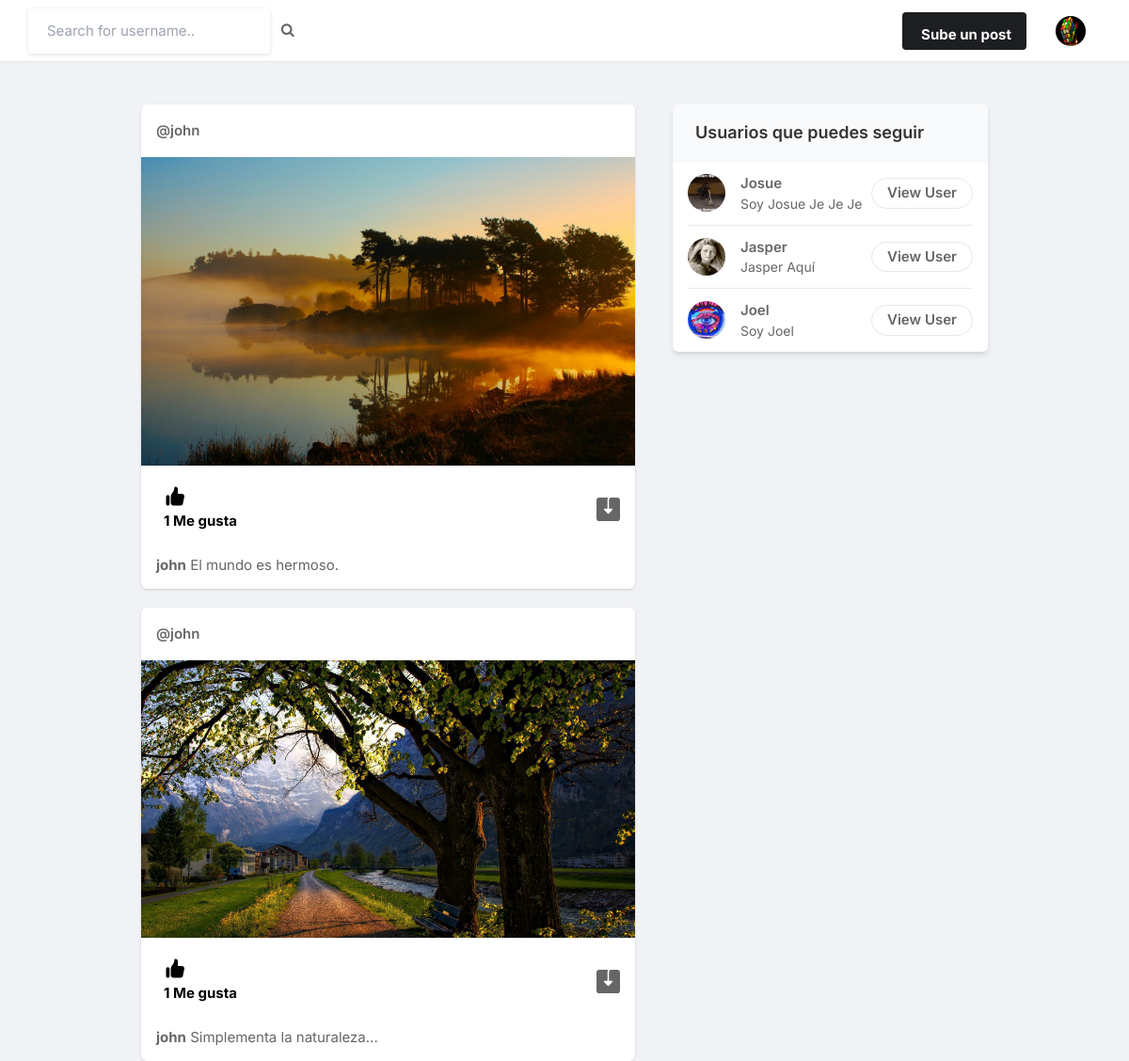
Screenshot of / (signed in) with the database file from the repository.
### core/models.py (models this page shows, shortened)
class Profile(models.Model):
    user = models.ForeignKey(User, on_delete=models.CASCADE)
    id_user = models.IntegerField()
    bio = models.TextField(blank=True)
    profileimg = models.ImageField(upload_to='profile_images', default='blank-profile-picture.png')
    location = models.CharField(max_length=100, blank=True)

class Post(models.Model):
    id = models.UUIDField(primary_key=True, default=uuid.uuid4)
    user = models.CharField(max_length=100)
    image = models.ImageField(upload_to='post_images')
    caption = models.TextField()
    created_at = models.DateTimeField(default=datetime.now)
    no_of_likes = models.IntegerField(default=0)

### core/views.py (the view)
# urls.py: path('', views.index, name='index'),
@login_required(login_url='signin')
def index(request):
    user_object = User.objects.get(username=request.user.username)
    try:
        user_profile = Profile.objects.get(user=user_object)
    except Profile.DoesNotExist:
        user_profile = None
    user_following_list = []
    feed = []
    user_following = FollowersCount.objects.filter(
        follower=request.user.username)
    for users in user_following:
        user_following_list.append(users.user)
    for usernames in user_following_list:
        feed_lists = Post.objects.filter(user=usernames)
        feed.append(feed_lists)
    feed_list = list(chain(*feed))
    all_users = User.objects.all()
    user_following_all = []
    for user in user_following:
        user_list = User.objects.get(username=user.user)
        user_following_all.append(user_list)
    new_suggestions_list = [x for x in list(
        all_users) if (x not in list(user_following_all))]
    current_user = User.objects.filter(username=request.user.username)
    final_suggestions_list = [x for x in list(
        new_suggestions_list) if (x not in list(current_user))]
    random.shuffle(final_suggestions_list)
    username_profile = []
    username_profile_list = []
    for users in final_suggestions_list:
        username_profile.append(users.id)
    for ids in username_profile:
        profile_lists = Profile.objects.filter(id_user=ids)
        username_profile_list.append(profile_lists)
    suggestions_username_profile_list = list(chain(*username_profile_list))
    return render(request, 'index.html', {
        'user_profile': user_profile,
        'posts': feed_list,
        'suggestions_username_profile_list': suggestions_username_profile_list[:4]
    })

### templates/index.html (shortened to what this page needs)
{% load static %}
<!DOCTYPE html>
<html lang="en">
<head>
    <link rel="stylesheet" href="{% static 'assets/css/icons.css' %}">
    <link rel="stylesheet" href="{% static 'assets/css/uikit.css' %}">
    <link rel="stylesheet" href="{% static 'assets/css/style.css' %}">
    <link rel="stylesheet" href="{% static 'assets/css/tailwind.css' %}">
    <link rel="stylesheet" href="https://cdnjs.cloudflare.com/ajax/libs/font-awesome/4.7.0/css/font-awesome.min.css">
</head>
<body>
    <header>
        <div class="header_inner">
            <form action="/search" method="POST">
                <div class="left-side">
                    <input type="text" name="username" placeholder="Search for username..">&nbsp; &nbsp;
                    <button type="submit"><i class="fa fa-search fa-1x"></i></button>
                </div>
            </form>
            <div class="right-side lg:pr-4">
                <a href="#"
                    class="bg-pink-500 flex font-bold hidden hover:bg-pink-600 hover:text-white inline-block items-center lg:block max-h-10 mr-4 px-4 py-2 rounded shado text-white">
                             Sube un post
                </a>
                <a href="#">
                    <img src="{{user_profile.profileimg.url}}" class="header-avatar" alt="">
                </a>
            </div>
        </div>
    </header>
    <div class="container m-auto">
        <div class="lg:flex justify-center lg:space-x-10 lg:space-y-0 space-y-5">
            <div class="space-y-5 flex-shrink-0 lg:w-7/12">
                {% for post in posts reversed %}
                <div class="bg-white shadow rounded-md  -mx-2 lg:mx-0">
                    <div class="flex justify-between items-center px-4 py-3">
                        <div class="flex flex-1 items-center space-x-4">
                            <span class="block font-semibold "><a
                                    href="/profile/{{post.user}}">@{{post.user}}</a></span>
                        </div>
                        <div>
                            <a href="#"> <i
                                    class="icon-feather-more-horizontal text-2xl hover:bg-gray-200 rounded-full p-2 transition -mr-1 "></i>
                            </a>
                        </div>
                    </div>
                    <div uk-lightbox>
                        <a href="{{post.image.url}}">
                            <img src="{{post.image.url}}" alt="">
                        </a>
                    </div>
                    <div class="py-3 px-4 space-y-3">
                        <div class="flex space-x-4 lg:font-bold">
                            <a href="/like-post?post_id={{post.id}}" class="flex items-center space-x-2">
                                <div class="p-2 rounded-full text-black">
                                    {% if post.no_of_likes == 0 %}
                                    <p>Sin me gusta</p>
                                    {% elif post.no_of_likes == 1 %}
                                    <p>{{post.no_of_likes}}
                                        Me gusta
                                    </p>
                                    {% else %}
                                    <p>Liked by{{post.no_of_likes}} people</p>
                                    {% endif %}
                                </div>
                            </a>
                            <a href="{{post.image.url}}" class="flex items-center space-x-2 flex-1 justify-end"
                                download>
                            </a>
                        </div>
                        <p>
                            <a href="/profile/{{post.user}}"><strong>{{post.user}}</strong></a> {{post.caption}}
                        </p>
                    </div>
                </div>
                {% endfor %}
            </div>
            <div class="lg:w-5/12">
                <div class="bg-white  shadow-md rounded-md overflow-hidden">
                    <div class="bg-gray-50  border-b border-gray-100 flex items-baseline justify-between py-4 px-6 ">
                        <h2 class="font-semibold text-lg">Usuarios que puedes seguir</h2>
                    </div>
                    <div class="divide-gray-300 divide-gray-50 divide-opacity-50 divide-y px-4 ">
                        {% for suggestion in suggestions_username_profile_list %}
                        <div class="flex items-center justify-between py-3">
                            <div class="flex flex-1 items-center space-x-4">
                                <a href="/profile/{{suggestion.user}}">
                                    <img src="{{suggestion.profileimg.url}}" class="bg-gray-200 rounded-full w-10 h-10">
                                </a>
                                <div class="flex flex-col">
                                    <span class="block capitalize font-semibold"> {{suggestion.user}} </span>
                                    <span class="block capitalize text-sm"> {{suggestion.bio}} </span>
                                </div>
                            </div>
                            <a href="/profile/{{suggestion.user}}"
                                class="border border-gray-200 font-semibold px-4 py-1 rounded-full hover:bg-pink-600 hover:text-white hover:border-pink-600 ">
                                View User </a>
                        </div>
                        {% endfor %}
                    </div>
                </div>
            </div>
        </div>
    </div>
</body>
</html>

### static/assets/css/style.css (style rules this page uses)
body { margin: 0; height: 10vh; background-image: url('../images/ruviik.jpg'); background-size: 70% auto; background-position: left; background-repeat: no-repeat fixed; position: relative; }
button { vertical-align: middle; }
input { height: 48px; line-height: 48px; padding: 0 20px; outline: none; font-size: 15px; color: #808080; max-width: 100%; width: 100%; -webkit-box-sizing: border-box; box-sizing: border-box; display: block; font-weight: 400; opacity: 1; border-radius: 4px; border: none; -webkit-box-shadow: 0 1px 4px 0px rgba(0, 0, 0, 0.12); box-shadow: 0 1px 4px 0px rgba(0, 0, 0, 0.12); }
input[type="text"], input[type="password"], input[type="email"], input[type="number"] { height: 48px; line-height: 48px; padding: 0 20px; outline: none; font-size: 15px; color: #808080; max-width: 100%; width: 100%; -webkit-box-sizing: border-box; box-sizing: border-box; display: block; font-weight: 400; opacity: 1; border-radius: 4px; border: none; -webkit-box-shadow: 0 1px 4px 0px rgba(0, 0, 0, 0.12); box-shadow: 0 1px 4px 0px rgba(0, 0, 0, 0.12); }
input { -webkit-transition: all 0.1s ease-in-out; transition: all 0.1s ease-in-out; }
::placeholder { color: #808080; opacity: 1; }
button { border: none; margin: 0; padding: 0; width: auto; overflow: visible; background: transparent; color: inherit; font: inherit; line-height: normal; cursor: pointer; }
a { color: #be185d; -webkit-transition: 0.3s; transition: 0.3s; outline: none !important; }
button { outline: none !important; }
img { max-width: 100%; }
body { color: #666; font-size: 15px; line-height: 27px; background-color: #f0f2f5; font-family: "Inter", sans-serif; text-transform: none; }
body p { font-size: 15px; line-height: 27px; }
h1, h2, h3, h4, h5, h6 { font-family: "Inter", sans-serif; text-transform: none; }
input[type="text"], input[type="password"], input[type="email"] { font-family: "Inter", sans-serif; text-transform: none; }
button, body .pac-container { font-family: "Inter", sans-serif; text-transform: none; }
h1, h2, h3, h4, h5, h6 { color: #333; font-weight: 500; margin: 0; padding: 0; }
h2 { font-size: 26px; }
b, strong { font-weight: 700 !important; }
@media (min-width: 1024px) { .container { max-width: 900px !important; padding-top: 45px; } }
header { background-color: #fff; left: 0; right: 0; top: 0; z-index: 99; height: 66px; display: -webkit-box; display: -ms-flexbox; display: flex; -webkit-box-align: center; -ms-flex-align: center; align-items: center; border-bottom: 1px solid #e5e7eb; }
header .header_inner { display: -webkit-box; display: -ms-flexbox; display: flex; -webkit-box-align: center; -ms-flex-align: center; align-items: center; max-width: 1090px; margin: auto; width: 100%; max-width: 100% !important; padding: 0 30px; }
header .header_inner .left-side { display: -webkit-box; display: -ms-flexbox; display: flex; -webkit-box-align: center; -ms-flex-align: center; align-items: center; }
header .header_inner .right-side { display: -webkit-box; display: -ms-flexbox; display: flex; -webkit-box-align: center; -ms-flex-align: center; align-items: center; -webkit-box-pack: end; -ms-flex-pack: end; justify-content: flex-end; margin-left: auto; }
header .header_inner .right-side .header-avatar { width: 32px; height: 32px; border-radius: 100%; margin-left: 15px; }

### rows the page displays
Profile: profileimg (picture)
Post: user "john", image (picture), no_of_likes "1", caption "El mundo es hermoso."
Post: user "john", image (picture), no_of_likes "1", caption "Simplementa la naturaleza..."
Profile: profileimg (picture), user "Josue", bio "Soy Josue Je Je Je"
Profile: profileimg (picture), user "Jasper", bio "Jasper Aquí"
Profile: profileimg (picture), user "Joel", bio "Soy Joel"
